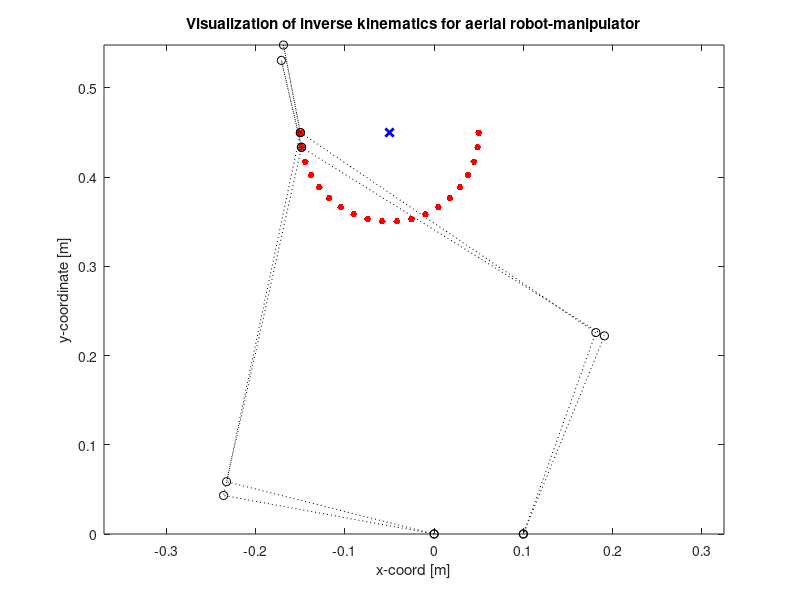

This figure's MATLAB source: (Note: this script raises an error after producing the figure.)
L1 = 0.24; L2 = L1; L3 = 0.4; L4 = L3;
L5 = 0.1; L6 = 0.1;

x1 = 0; y1 = 0; x2 = L5; y2 = 0;

static_alpha = pi/2 + pi/4;

fprintf('\n*****Input lengths and const angle*****\nL1: %4.4f , L2: %4.4f\nL3: %4.4f , L4: %4.4f\nL5: %4.4f , L6: %4.4f\nalpha: %4.4f\n',...
    L1,L2,L3,L4,L5,L6,static_alpha)

semicircle_angles = linspace(pi,2*pi,20);

%% inverse kinematics to find q1 and q2
x_ref = -0.05; y_ref = 0.45;
fprintf('\n*****Input*****\nx_ref: %4.4f , y_ref: %4.4f\n', x_ref, y_ref)

%find all possible (xp,yp)
x_semicircle = (cos(semicircle_angles) * L6) + x_ref;
y_semicircle = (sin(semicircle_angles) * L6) + y_ref;

results_q1 = zeros(1,length(semicircle_angles));
results_q2 = zeros(1,length(semicircle_angles));
results_error = ones(1,length(semicircle_angles))*1000;

for i = 1:length(semicircle_angles)
    xp_ref = x_semicircle(i);
    yp_ref = y_semicircle(i);
    
    %try inverse kinematics with this xp & yp
    a1 = L1^2 + yp_ref^2 + (xp_ref)^2 - L3^2 + 2*(xp_ref)*L1;
    a2 = L1^2 + yp_ref^2 + (xp_ref-L5)^2 - L3^2 + 2*(xp_ref-L5)*L1;   
    b1 = -4*yp_ref*L1;
    b2 = -4*yp_ref*L1;   
    c1 = L1^2 + yp_ref^2 + (xp_ref)^2 - L3^2 - 2*(xp_ref)*L1;
    c2 = L1^2 + yp_ref^2 + (xp_ref-L5)^2 - L3^2 - 2*(xp_ref-L5)*L1;    
    z1 = ( -b1 + sqrt(b1^2 - 4*a1*c1) ) / (2*a1);
    z2 = ( -b2 - sqrt(b2^2 - 4*a2*c2) ) / (2*a2);   
    q1 = 2*atan(z1);
    q2 = 2*atan(z2);
    
    %try forward kinematics with this q1 & q2
    a = 2*L3*(L1*cos(q1) - L2*cos(q2) - L5);
    b = 2*L3*(L1*sin(q1) - L2*sin(q2));
    c = L4^2 - L3^2 - L1^2 - L2^2 - L5^2 +2*L1*L2*sin(q1)*sin(q2) + 2*L1*cos(q1)*(L2*cos(q2) + L5) - 2*L2*L5*cos(q2);
    q3 = 2*(atan((b - sqrt(a^2 + b^2 - c^2))/(a+c)));
    q4 = pi - asin( (L1*sin(q1) + L3*sin(q3) - L2*sin(q2)) / (L4) );
    
    x3 = L1*cos(q1);         y3 = L1*sin(q1);
    x4 = L5 + L2*cos(q2);    y4 = L2*sin(q2);
    xp = x3 + L3*cos(q3);    yp = y3 + L3*sin(q3);
    angle = static_alpha - pi + q4;
    x = xp + L6*cos(angle); 
    y = yp + L6*sin(angle);
    
    if abs(norm([x1-x3,y1-y3]) - norm([x2-x4,y2-y4])) > 0.0000000000001
        %disp('Error! L1 != L2')
    elseif abs(norm([x3-xp,y3-yp]) - norm([x4-xp,y4-yp])) > 0.0000000000001
        %disp('Error! L3 != L4')
    elseif abs(norm([x1-x3,y1-y3]) - L1) > 0.0000000000001
        %disp('Error! L1 is not correct!')
    elseif abs(norm([x2-x4,y2-y4]) - L2) > 0.0000000000001
        %disp('Error! L2 is not correct!')
    elseif abs(norm([x3-xp,y3-yp]) - L3) > 0.0000000000001
        %disp('Error! L3 is not correct!')
    elseif abs(norm([x4-xp,y4-yp]) - L4) > 0.0000000000001
        %disp('Error! L4 is not correct!')
    elseif abs(norm([xp-x,yp-y]) - L6) > 0.0000000000001
        %disp('Error! L6 is not correct!')
    elseif abs(atan2(norm(cross([x3-x1, y3-y1, 0],[abs(x3-x1), abs(y1-y1), 0])),dot([x3-x1, y3-y1, 0],[abs(x3-x1), abs(y1-y1), 0])) - q1) > 0.0000000000001
        %disp('Error! q1 is not correct!')
    elseif abs(atan2(norm(cross([x4-x2, y4-y2, 0],[abs(x4-x2), abs(y2-y2), 0])),dot([x4-x2, y4-y2, 0],[abs(x4-x2), abs(y2-y2), 0])) - q2) > 0.0000000000001
        %disp('Error! q2 is not correct!')
    elseif abs(atan2(norm(cross([x-xp, y-yp, 0],[x4-xp, y4-yp, 0])),dot([x-xp, y-yp, 0],[x4-xp, y4-yp, 0])) - static_alpha) > 0.0000000000001
        %disp('Error! alpha is not correct!')
    else
        results_q1(i) = q1;
        results_q2(i) = q2;
        results_error(i) = sqrt((x-x_ref)^2+(y-y_ref)^2);
    end
end

% Find min error result
min_val = 0;
min_idx = 0;
[min_val,min_idx] = min(results_error)
%min_idx
fprintf('\n*****Output angles and error*****\nq1: %4.4f , q2: %4.4f, error: %4.4f\n',...
    results_q1(min_idx),results_q2(min_idx),results_error(min_idx));

f8 = figure(8); clf(f8);
plot(x_ref,y_ref,'bx','MarkerSize',6, 'LineWidth', 2)
hold on
plot(x_semicircle,y_semicircle,'r.','MarkerSize',15)
axis equal
title('Visualization of inverse kinematics for aerial robot-manipulator');
xlabel('x-coord [m]'); ylabel('y-coordinate [m]');

count1=0;
count2=0;
for i = 1:length(results_error)
    if(i == min_idx)
        if results_error(min_idx) == 1000
            close all;
            fprintf('\n!!!!!!!!!! No Possible Solution Found !!!!!!!!!!\n');
        else
            % Plot final result
            q1 = results_q1(min_idx);
            q2 = results_q2(min_idx);
            %do forward kinematics with final q1 & q2
            a = 2*L3*(L1*cos(q1) - L2*cos(q2) - L5);
            b = 2*L3*(L1*sin(q1) - L2*sin(q2));
            c = L4^2 - L3^2 - L1^2 - L2^2 - L5^2 +2*L1*L2*sin(q1)*sin(q2) + 2*L1*cos(q1)*(L2*cos(q2) + L5) - 2*L2*L5*cos(q2);
            q3 = 2*(atan((b - sqrt(a^2 + b^2 - c^2))/(a+c)));
            q4 = pi - asin( (L1*sin(q1) + L3*sin(q3) - L2*sin(q2)) / (L4) );
            
            x3 = L1*cos(q1);         y3 = L1*sin(q1);
            x4 = L5 + L2*cos(q2);    y4 = L2*sin(q2);
            xp = x3 + L3*cos(q3);    yp = y3 + L3*sin(q3);
            angle = static_alpha - pi + q4;
            x = xp + L6*cos(angle);  y = yp + L6*sin(angle);
            
            x_plot = [x1 x3 xp x xp x4 x2];
            y_plot = [y1 y3 yp y yp y4 y2];
            
            plot(x_plot, y_plot,'b-o')
            fprintf('\n*****Output coords*****\nx3: %4.4f , y3: %4.4f\nx4: %4.4f , y4: %4.4f\nxp: %4.4f , yp: %4.4f\nx: %4.4f , y: %4.4f\n',...
                x3,y3,x4,y4,xp,yp,x,y);
            
            if abs(norm([x1-x3,y1-y3]) - norm([x2-x4,y2-y4])) > 0.0000000000001
                disp('Error! L1 != L2')
            elseif abs(norm([x3-xp,y3-yp]) - norm([x4-xp,y4-yp])) > 0.0000000000001
                disp('Error! L3 != L4')
            elseif abs(norm([x1-x3,y1-y3]) - L1) > 0.0000000000001
                disp('Error! L1 is not correct!')
            elseif abs(norm([x2-x4,y2-y4]) - L2) > 0.0000000000001
                disp('Error! L2 is not correct!')
            elseif abs(norm([x3-xp,y3-yp]) - L3) > 0.0000000000001
                disp('Error! L3 is not correct!')
            elseif abs(norm([x4-xp,y4-yp]) - L4) > 0.0000000000001
                disp('Error! L4 is not correct!')
            elseif abs(norm([xp-x,yp-y]) - L6) > 0.0000000000001
                disp('Error! L6 is not correct!')
            elseif abs(atan2(norm(cross([x3-x1, y3-y1, 0],[abs(x3-x1), abs(y1-y1), 0])),dot([x3-x1, y3-y1, 0],[abs(x3-x1), abs(y1-y1), 0])) - q1) > 0.0000000000001
                disp('Error! q1 is not correct!')
            elseif (atan2(norm(cross([x4-x2, y4-y2, 0],[abs(x4-x2), abs(y2-y2), 0])),dot([x4-x2, y4-y2, 0],[abs(x4-x2), abs(y2-y2), 0])) - q2) > 0.0000000000001
                disp('Error! q2 is not correct!')
            elseif (atan2(norm(cross([x-xp, y-yp, 0],[x4-xp, y4-yp, 0])),dot([x-xp, y-yp, 0],[x4-xp, y4-yp, 0])) - static_alpha) > 0.0000000000001
                disp('Error! alpha is not correct!')
            end
        end
    else
        if results_error(i) == 1000
            h=plot(x_semicircle(i),y_semicircle(i),'kx','MarkerSize',8, 'LineWidth', 1);
            if count2 >=1
                set(get(get(h,'Annotation'),'LegendInformation'),'IconDisplayStyle','off');
            end
            count2 = count2 +1;
        else
            % Plot final result
            q1 = results_q1(i);
            q2 = results_q2(i);
            %do forward kinematics with final q1 & q2
            a = 2*L3*(L1*cos(q1) - L2*cos(q2) - L5);
            b = 2*L3*(L1*sin(q1) - L2*sin(q2));
            c = L4^2 - L3^2 - L1^2 - L2^2 - L5^2 +2*L1*L2*sin(q1)*sin(q2) + 2*L1*cos(q1)*(L2*cos(q2) + L5) - 2*L2*L5*cos(q2);
            q3 = 2*(atan((b - sqrt(a^2 + b^2 - c^2))/(a+c)));
            q4 = pi - asin( (L1*sin(q1) + L3*sin(q3) - L2*sin(q2)) / (L4) );
            
            x3 = L1*cos(q1);         y3 = L1*sin(q1);
            x4 = L5 + L2*cos(q2);    y4 = L2*sin(q2);
            xp = x3 + L3*cos(q3);    yp = y3 + L3*sin(q3);
            angle = static_alpha - pi + q4;
            x = xp + L6*cos(angle);  y = yp + L6*sin(angle);
            
            x_plot = [x1 x3 xp x xp x4 x2];
            y_plot = [y1 y3 yp y yp y4 y2];
            
            h=plot(x_plot, y_plot,'k:o')
            if count1 >=1
                set(get(get(h,'Annotation'),'LegendInformation'),'IconDisplayStyle','off');
            end
            count1 = count1 +1;
            if abs(norm([x1-x3,y1-y3]) - norm([x2-x4,y2-y4])) > 0.0000000000001
                disp('Error! L1 != L2')
            elseif abs(norm([x3-xp,y3-yp]) - norm([x4-xp,y4-yp])) > 0.0000000000001
                disp('Error! L3 != L4')
            elseif abs(norm([x1-x3,y1-y3]) - L1) > 0.0000000000001
                disp('Error! L1 is not correct!')
            elseif abs(norm([x2-x4,y2-y4]) - L2) > 0.0000000000001
                disp('Error! L2 is not correct!')
            elseif abs(norm([x3-xp,y3-yp]) - L3) > 0.0000000000001
                disp('Error! L3 is not correct!')
            elseif abs(norm([x4-xp,y4-yp]) - L4) > 0.0000000000001
                disp('Error! L4 is not correct!')
            elseif abs(norm([xp-x,yp-y]) - L6) > 0.0000000000001
                disp('Error! L6 is not correct!')
            elseif abs(atan2(norm(cross([x3-x1, y3-y1, 0],[abs(x3-x1), abs(y1-y1), 0])),dot([x3-x1, y3-y1, 0],[abs(x3-x1), abs(y1-y1), 0])) - q1) > 0.0000000000001
                disp('Error! q1 is not correct!')
            elseif (atan2(norm(cross([x4-x2, y4-y2, 0],[abs(x4-x2), abs(y2-y2), 0])),dot([x4-x2, y4-y2, 0],[abs(x4-x2), abs(y2-y2), 0])) - q2) > 0.0000000000001
                disp('Error! q2 is not correct!')
            elseif (atan2(norm(cross([x-xp, y-yp, 0],[x4-xp, y4-yp, 0])),dot([x-xp, y-yp, 0],[x4-xp, y4-yp, 0])) - static_alpha) > 0.0000000000001
                disp('Error! alpha is not correct!')
            end
        end
    end
end

legend('endeffector position reference','possibilty for manipulator closing joint position, given endeffector position reference', ...
    'possible manipulator configuration, given manipulator closing joint position', 'impossible manipulator closing joint position', 'final choice for manipulator configuration', 'Location', 'southoutside')

hold off

set(f8, 'PaperUnits', 'centimeters');
set(f8, 'PaperSize', [20 20]);
set(f8, 'PaperPosition', [0, 0, 20, 20]);
set(f8, 'PaperPositionMode', 'Manual');
filename8 = ['inv_kin_vis'];
print(f8, filename8, '-dpng', '-r300');